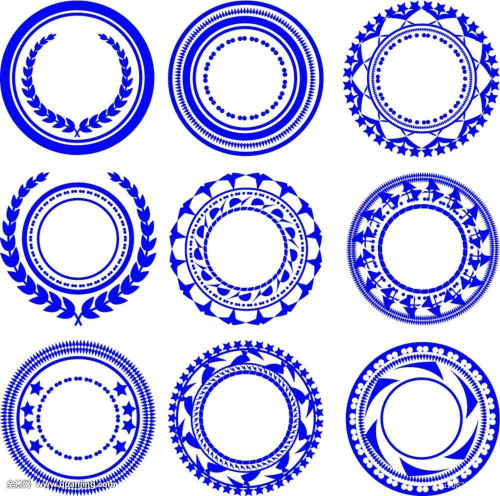
//> input picture circleGet/timg.jpg, 1000 x 992 px (shown at 1/2 size)
$ ./main   (built with g++ and OpenCV 4)
//> lines starting //> are read from the running program, lines starting //| are printed output that depends on the picture; after the words box and inside, x2 and y2 are one past the last pixel; in counts of white or black regions, pixels touching at a corner belong together
#include <opencv2/opencv.hpp>
using namespace cv;
using namespace std;
int main(int argc, char** argv)
{
	const char* filename = "timg.jpg";

	Mat img = imread(filename);
//> img is the input picture: 992 rows x 1000 cols, CV_8UC3; mean B, G, R 238.9, 193.3, 191.9
	if (img.empty())
	{
		cout << "can not open " << filename << endl;
		return -1;
	}
	Mat img3, img2;
	//把彩色图转换为黑白图像
	cvtColor(img, img2, COLOR_BGR2GRAY);
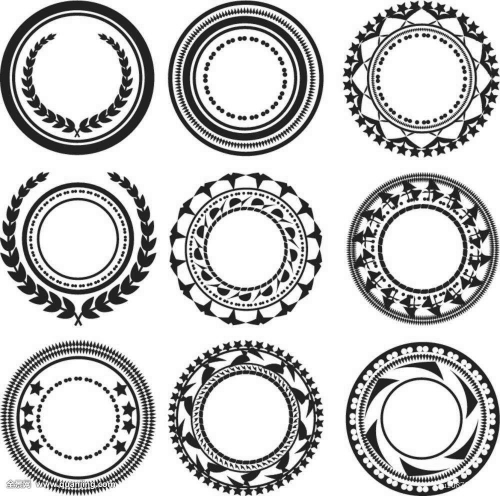
//> img2: 992 rows x 1000 cols, CV_8UC1 (shown at 1/2 size); min 1, max 255, mean 198.1
	GaussianBlur(img2, img2, Size(3, 3),2, 2);
	threshold(img2, img3, 210, 255, THRESH_BINARY);
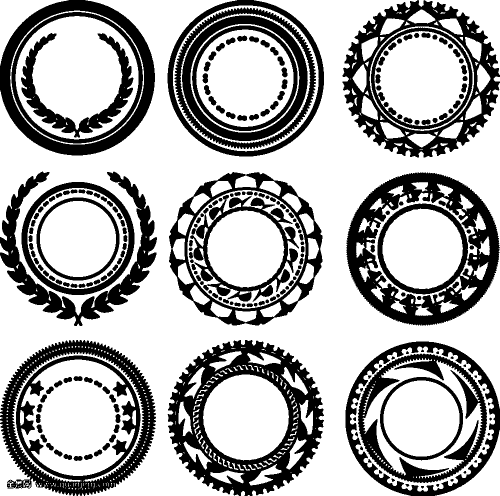
//> img3: 992 rows x 1000 cols, CV_8UC1 (shown at 1/2 size); 67.4% white; 220 black regions (2 under 20 px), largest, box (x1, y1, x2, y2) and area: (693, 345, 1000, 651) 39195, (335, 680, 648, 992) 37667, (0, 680, 312, 992) 31719
	adaptiveThreshold(img3, img3, 255, ADAPTIVE_THRESH_MEAN_C, THRESH_BINARY, 3, 10);
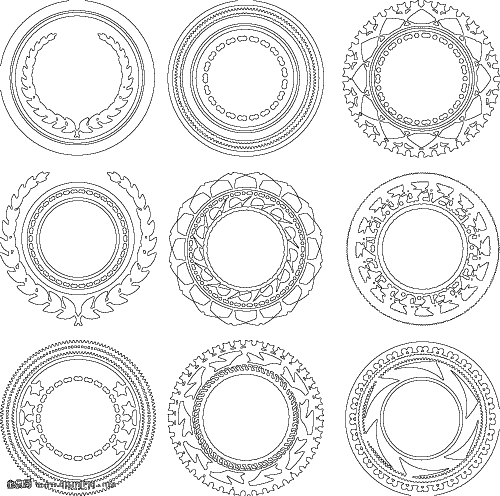
//> img3: 992 rows x 1000 cols, CV_8UC1 (shown at 1/2 size); 91.7% white; black in thin lines or dots
	// [7 lines of commented-out code are left out]
	vector<vector<Point>> contours;
	vector<Vec4i> hireachy;
	findContours(img3, contours, hireachy, RETR_TREE, CHAIN_APPROX_SIMPLE, Point());
//> contours = 1257 contours, 395 with area under 20; largest, box (x1, y1, x2, y2) and area: (0, 0, 1000, 992) 420611, (336, 0, 647, 312) 75332, (0, 0, 309, 310) 74294, (692, 684, 1000, 992) 73865, (337, 343, 646, 652) 73505; hireachy = 1257 items, first 8: [1, -1, -1, -1], [2, 0, -1, -1], [3, 1, -1, -1], [4, 2, -1, -1], [5, 3, -1, -1], [6, 4, -1, -1], [7, 5, -1, -1], [8, 6, -1, -1]

	Mat result_img = Mat::zeros(img.size(), CV_8UC3);     // 创建与原图同大小的黑色背景
	Point circle_center;              //定义圆心坐标
	for (auto t = 0; t < contours.size(); ++t)
	{
		// 面积过滤
		double area = contourArea(contours[t]);     //计算点集所围区域的面积
		if (area < 50 && contours.at(t).size()<10)            //晒选出轮廓面积大于100的轮廓
			continue;
		// 横纵比过滤
		Rect rect = boundingRect(contours[t]);            // 求点集的最小直立外包矩形
		float ratio = float(rect.width) / float(rect.height);        //求出宽高比

		if (ratio < 1.1 && ratio > 0.9)       //因为圆的外接直立矩形肯定近似于一个正方形，因此宽高比接近1.0
		{
			drawContours(result_img, contours, t, Scalar(0, 100, 100), -1, 8, Mat(), 0, Point());    ////在黑色背景图上画出圆，注意其中参数-1的意义
			printf("圆的面积: %f\n", area);
			double arc_length = arcLength(contours[t], true);         //计算点集所围区域的周长
			printf("圆的周长 : %f\n", arc_length);
			int x = rect.x + rect.width / 2;
			int y = rect.y + rect.height / 2;
			circle_center = Point(x, y);          //得到圆心坐标
			cout << "圆心坐标：" << "宽" << circle_center.x << " " << "高" << circle_center.y << endl;
			circle(result_img, circle_center, 2, Scalar(0, 255, 255), 2, 8, 0);
		}
	}
//> this loop made 1257 passes
//> (area, rect, ratio, arc_length, x, y) on passes 47, 48, 60, 61, 62, 71, 75, 85, 103, 105, 113, 114: (4713, Rect(870, 860, 130, 132), 0.985, 468.5, 935, 926), (4569.5, Rect(0, 848, 146, 144), 1.01, 1006, 73, 920), (73865, Rect(692, 684, 308, 308), 1, 1018.3, 846, 838), (64601.5, Rect(698, 691, 294, 294), 1, 1665, 845, 838), (61096.5, Rect(700, 693, 290, 290), 1, 1711, 845, 838), (40.5, Rect(782, 956, 9, 9), 1, 25.56, 786, 960), (44.5, Rect(757, 939, 9, 9), 1, 26.73, 761, 943), (27, Rect(974, 865, 7, 7), 1, 19.31, 977, 868), (42.5, Rect(735, 750, 9, 9), 1, 26.73, 739, 754), (29, Rect(926, 728, 7, 7), 1, 20.49, 929, 731), (52435, Rect(715, 706, 260, 261), 0.996, 987, 845, 836), (50425, Rect(717, 709, 256, 256), 1, 952.6, 845, 837)
//> (area, rect, ratio) on passes 5, 29, 65, 67, 69, 79: (55, Rect(482, 982, 8, 10), 0.8), (26, Rect(51, 965, 6, 8), 0.75), (35.5, Rect(871, 967, 9, 8), 1.12), (39, Rect(810, 967, 10, 8), 1.25), (34.5, Rect(900, 957, 8, 7), 1.14), (46, Rect(735, 917, 9, 10), 0.9)
//| 圆的面积: 15.500000
//| 圆的周长 : 58.727922
//| 圆心坐标：宽39 高969
//| 圆的面积: 4713.000000
//> (the first 4 of 24 printed lines)
//> (output is shown up to pass 75 of 1257)
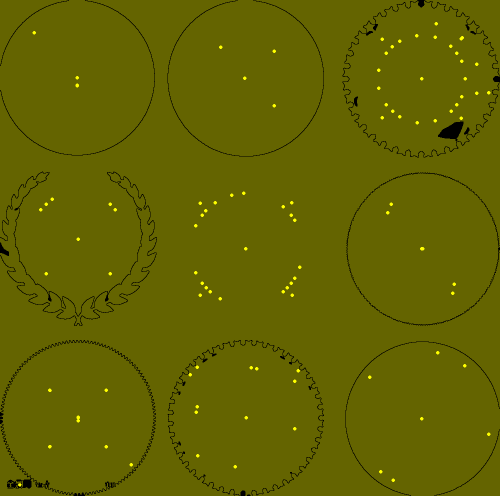
//> result_img: 992 rows x 1000 cols, CV_8UC3 (shown at 1/2 size); mean B, G, R 0, 98.8, 98.8
	waitKey();
	return 0;
}

$ run again, with circleGet/yuan.jpg copied over circleGet/timg.jpg
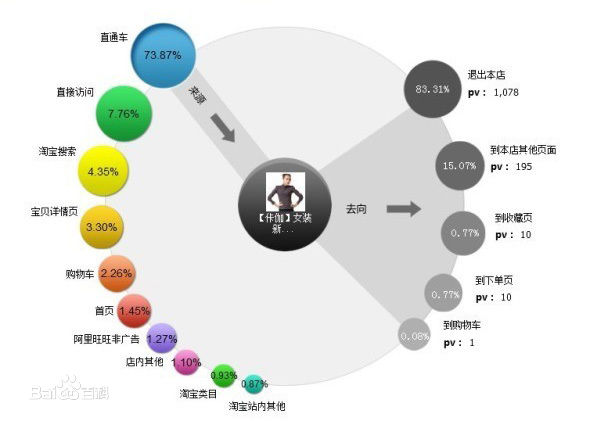
//> input picture circleGet/yuan.jpg, 590 x 421 px
//> img is the input picture: 421 rows x 590 cols, CV_8UC3; mean B, G, R 227.2, 230.4, 228.8
//> `adaptiveThreshold(img3, img3, 255, ADAPTIVE_THRESH_MEAN_C, THRESH_BINA..`:
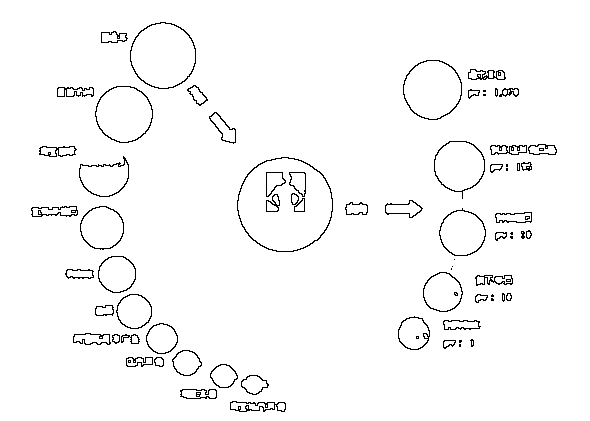
//> img3: 421 rows x 590 cols, CV_8UC1; 97.4% white; black in thin lines or dots, all inside (x1, y1, x2, y2) = (31, 22, 557, 412)
//> contours = 177 contours, 56 with area under 20; largest, box (x1, y1, x2, y2) and area: (0, 0, 590, 421) 247380, (236, 156, 334, 253) 7332, (238, 158, 332, 251) 6684, (129, 21, 197, 90) 3575, (131, 23, 195, 88) 3127; hireachy = 177 items, first 8: [-1, -1, 1, -1], [7, -1, 2, 0], [3, -1, -1, 1], [4, 2, -1, 1], [5, 3, -1, 1], [6, 4, -1, 1], [-1, 5, -1, 1], [12, 1, 8, 0]
//> the loop `for (auto t = 0; t < contours.size(); ++t)` made 177 passes
//> (area, rect, ratio, arc_length, x, y) on passes 6, 10, 17, 18, 32, 34, 41, 42: (37, Rect(277, 403, 8, 8), 1, 24.49, 281, 407), (31.5, Rect(195, 391, 7, 7), 1, 21.07, 198, 394), (100.5, Rect(153, 356, 12, 12), 1, 37.56, 159, 362), (37.5, Rect(155, 358, 8, 8), 1, 23.9, 159, 362), (93.5, Rect(129, 333, 12, 12), 1, 40.04, 135, 339), (55, Rect(120, 333, 11, 11), 1, 34.14, 125, 338), (816, Rect(145, 322, 34, 33), 1.03, 106.6, 162, 338), (610, Rect(147, 324, 30, 29), 1.03, 92.91, 162, 338)
//> (printed output is left out)
//> after the loop `for (auto t = 0; t < contours.size(); ++t)`:
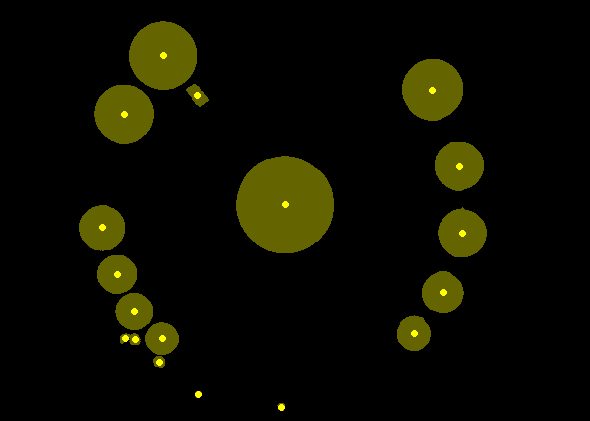
//> result_img: 421 rows x 590 cols, CV_8UC3; mean B, G, R 0, 11.8, 11.8
